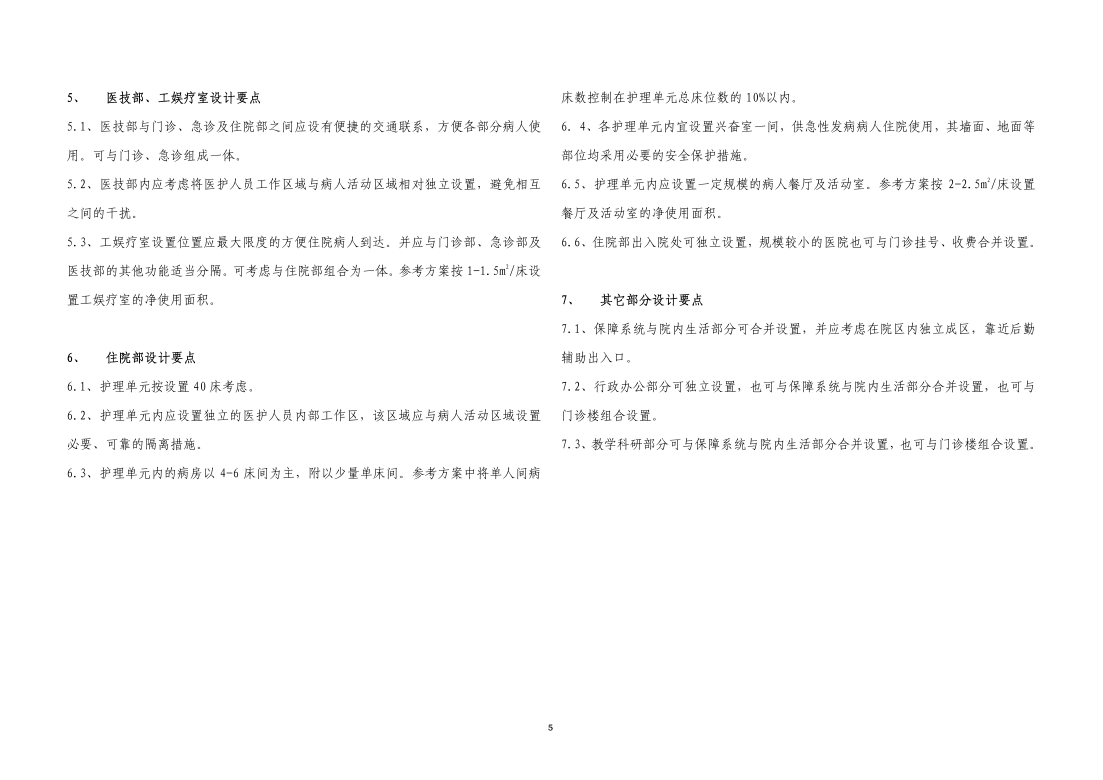
#> input picture data/hospital_ref/page-06.png, 3309 x 2339 px (shown at 1/3 size)
$ python -i process_hospital_atlas.py   (imports and definitions only)
#> lines starting #> are read from the running program, lines starting #| are printed output that depends on the picture
#!/usr/bin/env python3
"""
精神专科医院建筑设计方案参考图集 — 图像处理脚本
====================================================
功能：
  1. 从 PDF 提取所有页面为高分辨率 PNG（300 DPI，适合蓝图细节）
  2. 按医院规模（150床/300床/500床/大样图）分目录组织
  3. 图像增强：自适应对比度 + 锐化（让蓝图线条更清晰）
  4. 生成缩略图（快速浏览用）
  5. 生成 HTML 浏览页面（可交互的图集浏览器）
  6. 输出 JSON 清单（方便程序化引用）

用法：
  python3 code/tools/process_hospital_atlas.py [--pdf PATH] [--out PATH] [--dpi N]

依赖：
  - poppler-utils (pdftoppm)
  - Python 3 + Pillow
  sudo apt install poppler-utils python3-pillow
"""

import argparse
import json
import os
import subprocess
import sys
from pathlib import Path

# ============================================================
# 配置
# ============================================================

# PDF 文件页 → 章节映射。
#
# 注意：PDF 文件页比图框内“页次”大 1；page-26.png 的图框页次为 25，
# 内容是一层平面图。这里必须按实际导出的文件名映射，不能把图框页次
# 直接当成 pdftoppm 的文件页。2026-09-17 已用 page-06、19、24—30
# 的图内标题复核这一偏移。
PAGE_SECTIONS = {
    # 文字部分（不渲染）
    **{p: "文字部分" for p in range(1, 7)},

    # 150床 方案一 (文件页 p7-11；图框页次 p6-10)
    **{p: "150床_方案一" for p in range(7, 12)},

    # 150床 方案二 (文件页 p12-15)
    **{p: "150床_方案二" for p in range(12, 16)},

    # 300床 方案一 (文件页 p16-19)
    **{p: "300床_方案一" for p in range(16, 20)},

    # 300床 方案二 (文件页 p20-24)
    **{p: "300床_方案二" for p in range(20, 25)},

    # 500床 方案一 (文件页 p25-29)
    **{p: "500床_方案一" for p in range(25, 30)},

    # 500床 方案二 (文件页 p30-33)
    **{p: "500床_方案二" for p in range(30, 34)},

    # 大样示意图（当前提取集只含文件页 p34）
    34: "大样示意图",
}

# 楼层标注（按图内标题复核；键为 PDF 文件页）
PAGE_FLOOR_LABELS = {
    7:  "一层平面图",  8:  "二层平面图",  9:  "三层平面图",
    10: "四层平面图", 11: "五层平面图",
    12: "一层平面图", 13: "二层平面图", 14: "三层平面图", 15: "四层平面图",
    16: "一层平面图", 17: "二层平面图", 18: "三层平面图", 19: "四至五层平面图",
    20: "总平面图",   21: "一层平面图", 22: "二层平面图",
    23: "三层平面图", 24: "四至五层平面图",
    25: "总平面图",   26: "一层平面图", 27: "二层平面图",
    28: "三层平面图", 29: "四至五层平面图",
    30: "总平面图",   31: "一层平面图", 32: "二层平面图", 33: "三层平面图",
    34: "门窗大样",
}


# [27 lines left out: function run_pdftoppm, not called in this run]


def enhance_blueprint(img_path, out_path, contrast=1.3, sharpen_radius=1.2, sharpen_amount=1.5):
    """
    蓝图增强：提高对比度 + 锐化线条。
    适用于 CAD 导出的黑白线稿图。
    """
#> called with img_path = '../../data/hospital_ref/page-06.png', out_path = 'out.png', contrast = 1.3, sharpen_radius = 1.2, sharpen_amount = 1.5
    from PIL import Image, ImageEnhance, ImageFilter

    img = Image.open(img_path)
#> img is the input picture: PIL image 3309x2339 RGB; min 0, max 255, mean 250.9

    # 转灰度（如果不是的话）
    if img.mode not in ("L", "1"):
        img = img.convert("L")
#> img: PIL image 3309x2339 L

    # 自适应对比度拉伸（用 percentile 裁剪极值避免噪声放大）
    import numpy as np
    arr = np.asarray(img, dtype=np.float32)
    lo, hi = np.percentile(arr, [2, 98])
#> lo = 185; hi = 255
    if hi - lo > 10:
        arr = np.clip((arr - lo) * 255.0 / (hi - lo), 0, 255).astype(np.uint8)
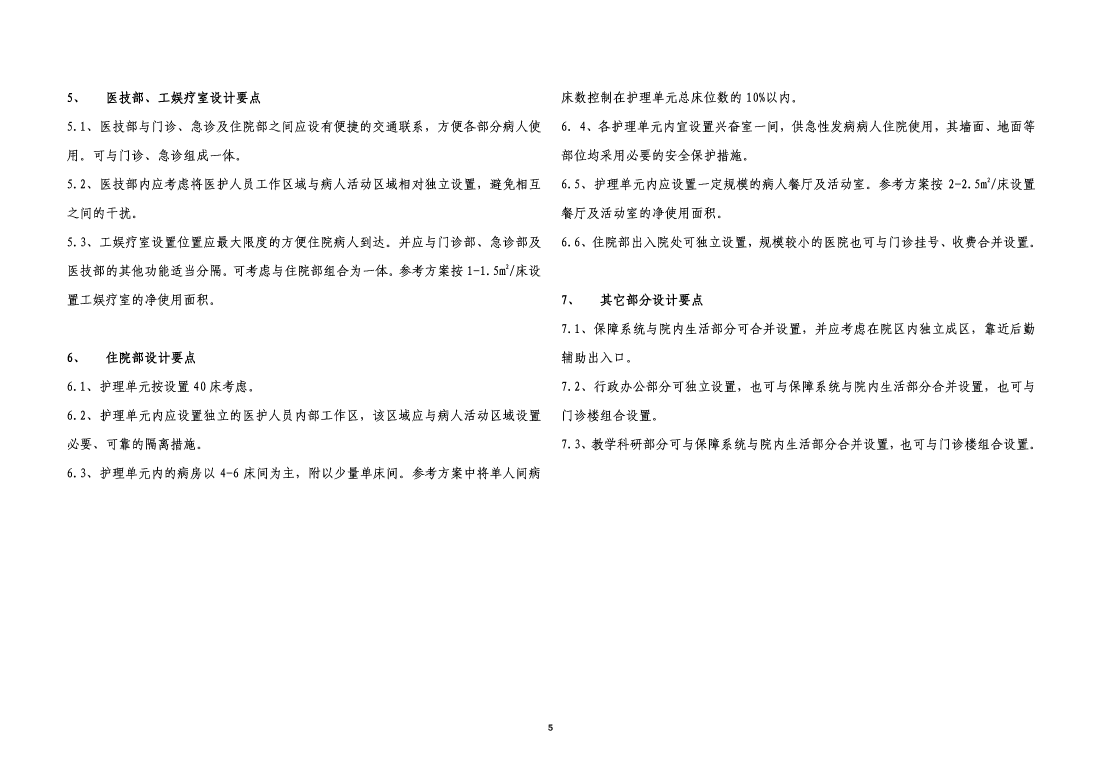
#> arr: shape (2339, 3309) (shown at 1/3 size); min 0, max 255, mean 249.1
    img = Image.fromarray(arr)

    # 对比度增强
    if contrast != 1.0:
        img = ImageEnhance.Contrast(img).enhance(contrast)

    # Unsharp mask 锐化
    if sharpen_amount > 0:
        img = img.filter(ImageFilter.UnsharpMask(radius=sharpen_radius, percent=int(sharpen_amount * 100)))

    img.save(out_path, "PNG", optimize=True)
#> (the run stopped early here; a loop or call above may not have finished)

$ run again, on data/hospital_ref/sample_p24-28.png
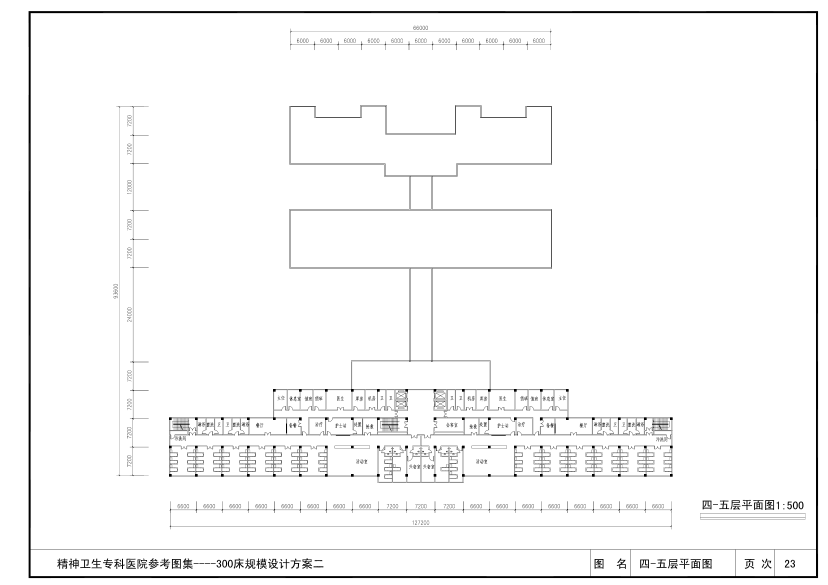
#> input picture data/hospital_ref/sample_p24-28.png, 2482 x 1755 px (shown at 1/3 size)
#> in enhance_blueprint, img is the input picture: PIL image 2482x1755 RGB; min 0, max 255, mean 247.9
#> lo = 78; hi = 255
#> in enhance_blueprint, `img = ImageEnhance.Contrast(img).enhance(contrast)`:
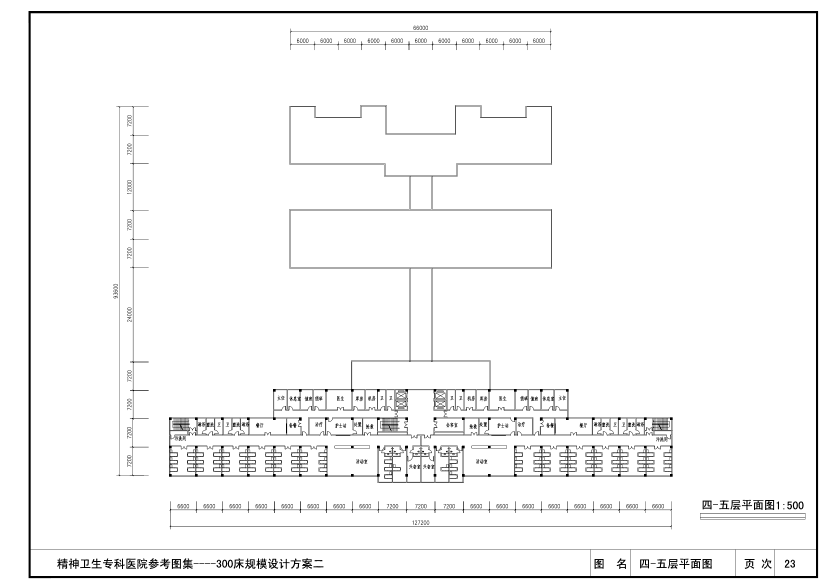
#> img: PIL image 2482x1755 L (shown at 1/3 size); min 0, max 255, mean 246.2

$ run again, on data/hospital_ref/sample_p33-33.png
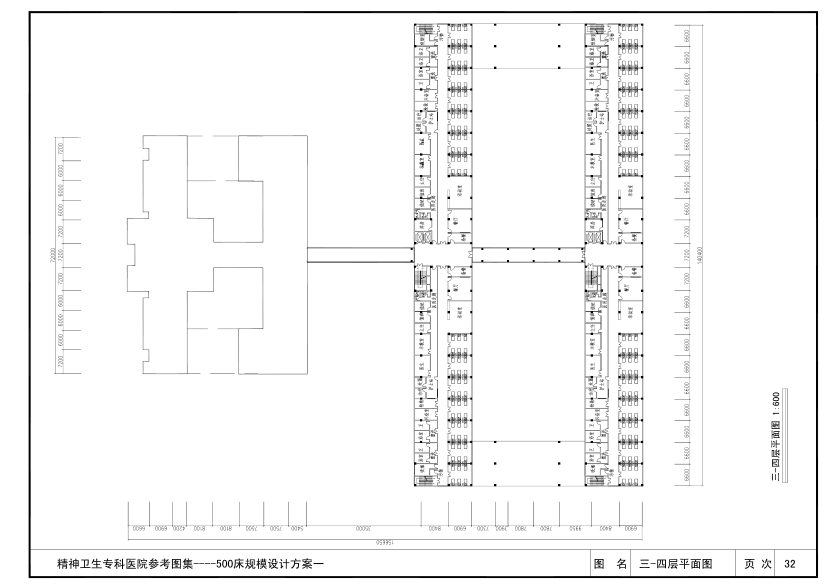
#> input picture data/hospital_ref/sample_p33-33.png, 2482 x 1755 px (shown at 1/3 size)
#> in enhance_blueprint, img is the input picture: PIL image 2482x1755 RGB; min 0, max 255, mean 246.3
#> lo = 46; hi = 255
#> in enhance_blueprint, `img = img.filter(ImageFilter.UnsharpMask(radius=sharpen_radius, percen..`:
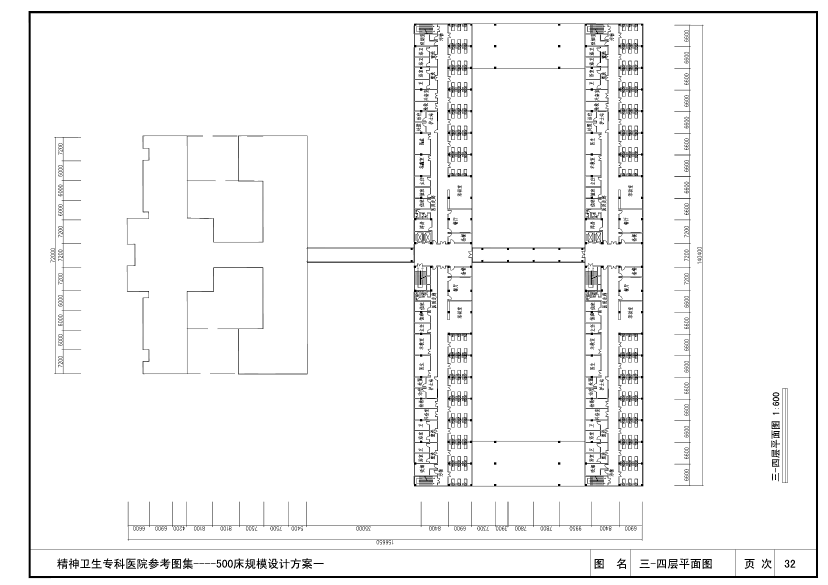
#> img: PIL image 2482x1755 L (shown at 1/3 size); min 0, max 255, mean 244.2
